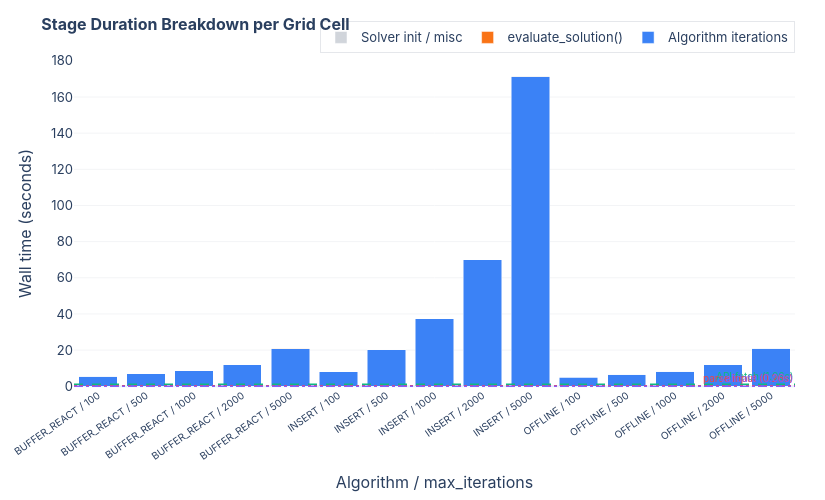

The cell this chart's notebook holds for it:
### Markdown cell above
## 6. Stage Duration Breakdown

### Code cell
df_plot = df.copy().sort_values(['algorithm', 'max_iter'])
df_plot['label'] = df_plot['algorithm'] + ' / ' + df_plot['max_iter'].astype(str)
df_plot['overhead_s'] = (
    df_plot['total_s']
    - df_plot['algo_elapsed_s'].fillna(0)
    - df_plot['evaluate_s'].fillna(0)
).clip(lower=0)

stage_cols = [
    ('algo_elapsed_s', 'Algorithm iterations'),
    ('evaluate_s',     'evaluate_solution()'),
    ('overhead_s',     'Solver init / misc'),
]
stage_colors = ['#3B82F6', '#F97316', '#D1D5DB']

fig = go.Figure()

for (col, stage_label), color in zip(stage_cols, stage_colors):
    vals = df_plot[col].fillna(0)
    fig.add_trace(go.Bar(
        x=df_plot['label'],
        y=vals,
        name=stage_label,
        marker_color=color,
        hovertemplate=(
            '<b>%{x}</b><br>'
            f'{stage_label}: ' + '%{y:.3f}s'
            '<extra></extra>'
        ),
    ))

# Reference lines for one-time pipeline stages (constant across grid cells)
one_time = [
    ('fetch_s',    '#10B981', 'dash',   'API fetch'),
    ('parse_s',    '#EF4444', 'dot',    'parse input'),
    ('validate_s', '#8B5CF6', 'dashdot','validate'),
]
for col, color, dash, lbl in one_time:
    if col in df_plot.columns:
        val = df_plot[col].iloc[0]
        if pd.notna(val) and val > 0:
            fig.add_hline(
                y=val,
                line=dict(color=color, width=1.5, dash=dash),
                annotation_text=f'{lbl} ({val:.2f}s)',
                annotation_position='top right',
                annotation_font=dict(size=10, color=color),
            )

fig.update_layout(
    **LAYOUT_DEFAULTS,
    barmode='stack',
    title=dict(text='<b>Stage Duration Breakdown per Grid Cell</b>', font=dict(size=16)),
    xaxis=dict(title='Algorithm / max_iterations', tickangle=-35, tickfont=dict(size=10)),
    yaxis=dict(title='Wall time (seconds)', gridcolor='#f3f4f6'),
    height=500,
    width=max(820, len(df_plot) * 55),
)
fig.show()

# Stage share summary
print('\nStage share of total_s (mean across grid):')
for col, label in stage_cols:
    pct = (df_plot[col].fillna(0) / df_plot['total_s'] * 100).mean()
    bar = '█' * int(pct / 2)
    print(f'  {label:30s} {bar:25s} {pct:.1f}%')

### Figure 1 — Plotly figure (JSON) as saved in the notebook; plotly's stock layout.template omitted (floating-point values rounded to 4 significant figures)
{"data": [{"hovertemplate": "<b>%{x}</b><br>Algorithm iterations: %{y:.3f}s<extra></extra>", "marker": {"color": "#3B82F6"}, "name": "Algorithm iterations", "type": "bar", "x": ["BUFFER_REACT / 100", "BUFFER_REACT / 500", "BUFFER_REACT / 1000", "BUFFER_REACT / 2000", "BUFFER_REACT / 5000", "INSERT / 100", "INSERT / 500", "INSERT / 1000", "INSERT / 2000", "INSERT / 5000", "OFFLINE / 100", "OFFLINE / 500", "OFFLINE / 1000", "OFFLINE / 2000", "OFFLINE / 5000"], "y": [5.642, 6.807, 8.522, 11.88, 20.89, 8.029, 20.12, 37.27, 69.88, 171.3, 5.119, 6.508, 8.259, 11.86, 21.11]}, {"hovertemplate": "<b>%{x}</b><br>evaluate_solution(): %{y:.3f}s<extra></extra>", "marker": {"color": "#F97316"}, "name": "evaluate_solution()", "type": "bar", "x": ["BUFFER_REACT / 100", "BUFFER_REACT / 500", "BUFFER_REACT / 1000", "BUFFER_REACT / 2000", "BUFFER_REACT / 5000", "INSERT / 100", "INSERT / 500", "INSERT / 1000", "INSERT / 2000", "INSERT / 5000", "OFFLINE / 100", "OFFLINE / 500", "OFFLINE / 1000", "OFFLINE / 2000", "OFFLINE / 5000"], "y": [0.0284, 0.0301, 0.0286, 0.0283, 0.0293, 0.0239, 0.0233, 0.0264, 0.0236, 0.0246, 0.0292, 0.0278, 0.0282, 0.0279, 0.0283]}, {"hovertemplate": "<b>%{x}</b><br>Solver init / misc: %{y:.3f}s<extra></extra>", "marker": {"color": "#D1D5DB"}, "name": "Solver init / misc", "type": "bar", "x": ["BUFFER_REACT / 100", "BUFFER_REACT / 500", "BUFFER_REACT / 1000", "BUFFER_REACT / 2000", "BUFFER_REACT / 5000", "INSERT / 100", "INSERT / 500", "INSERT / 1000", "INSERT / 2000", "INSERT / 5000", "OFFLINE / 100", "OFFLINE / 500", "OFFLINE / 1000", "OFFLINE / 2000", "OFFLINE / 5000"], "y": [0.01224, 0.01908, 0.02654, 0.04374, 0.1013, 0.0127, 0.0173, 0.0231, 0.0382, 0.0847, 0.01164, 0.01755, 0.02576, 0.04453, 0.1053]}], "layout": {"annotations": [{"font": {"color": "#10B981", "size": 10}, "showarrow": false, "text": "API fetch (1.06s)", "x": 1, "xanchor": "right", "xref": "x domain", "y": 1.061, "yanchor": "bottom", "yref": "y"}, {"font": {"color": "#EF4444", "size": 10}, "showarrow": false, "text": "parse input (0.26s)", "x": 1, "xanchor": "right", "xref": "x domain", "y": 0.2597, "yanchor": "bottom", "yref": "y"}, {"font": {"color": "#8B5CF6", "size": 10}, "showarrow": false, "text": "validate (0.00s)", "x": 1, "xanchor": "right", "xref": "x domain", "y": 0.0029, "yanchor": "bottom", "yref": "y"}], "barmode": "stack", "font": {"family": "Inter, system-ui, sans-serif", "size": 13}, "height": 500, "hoverlabel": {"bgcolor": "white", "font": {"size": 12}}, "legend": {"bgcolor": "rgba(255,255,255,0.8)", "bordercolor": "#e5e7eb", "borderwidth": 1, "orientation": "h", "x": 1, "xanchor": "right", "y": 1.02, "yanchor": "bottom"}, "margin": {"b": 60, "l": 60, "r": 30, "t": 60}, "shapes": [{"line": {"color": "#10B981", "dash": "dash", "width": 1.5}, "type": "line", "x0": 0, "x1": 1, "xref": "x domain", "y0": 1.061, "y1": 1.061, "yref": "y"}, {"line": {"color": "#EF4444", "dash": "dot", "width": 1.5}, "type": "line", "x0": 0, "x1": 1, "xref": "x domain", "y0": 0.2597, "y1": 0.2597, "yref": "y"}, {"line": {"color": "#8B5CF6", "dash": "dashdot", "width": 1.5}, "type": "line", "x0": 0, "x1": 1, "xref": "x domain", "y0": 0.0029, "y1": 0.0029, "yref": "y"}], "title": {"font": {"size": 16}, "text": "<b>Stage Duration Breakdown per Grid Cell</b>"}, "width": 825, "xaxis": {"tickangle": -35, "tickfont": {"size": 10}, "title": {"text": "Algorithm / max_iterations"}}, "yaxis": {"gridcolor": "#f3f4f6", "title": {"text": "Wall time (seconds)"}}}}
